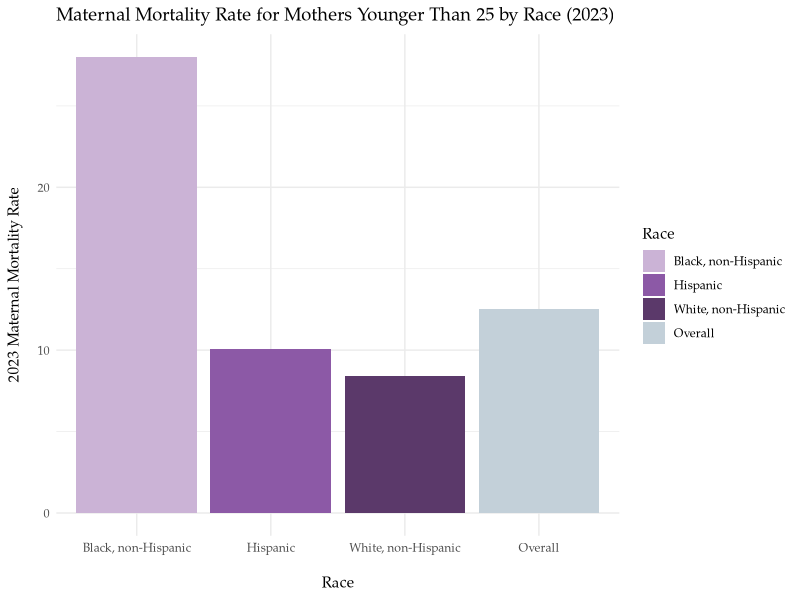
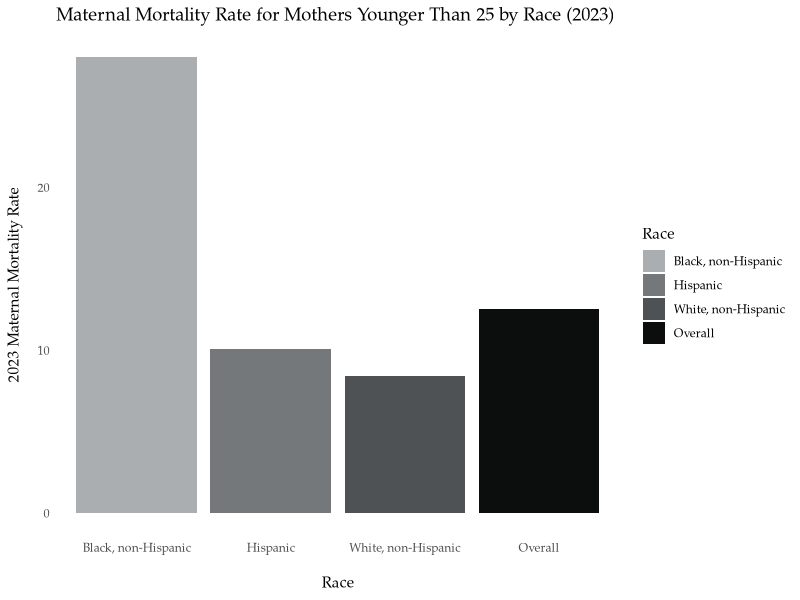

Recreate these plots in R, in order.
## ---- chunk 1
library(tidyverse)
## ---- chunk 2
# source: maternal mortality rate (table 3) on this page: https://www.cdc.gov/nchs/data/hestat/maternal-mortality/2023/maternal-mortality-rates-2023.htm
# insufficient maternal mortality rate data for Asians

mm_data <- data.frame(Race = c("White, non-Hispanic", "Black, non-Hispanic", "Hispanic", "Overall"),
                      mortality = c(8.4, 28, 10.1, 12.5),
                      order = c(3, 1, 2, 4))
cols_mm <- c("Black, non-Hispanic" = "#CBB3D6", "Hispanic" = "#8C59A6", "White, non-Hispanic" = "#5B396A", "Overall" = "#C3D0D9")

cols_mm_bw <- c("Black, non-Hispanic" = "#ABAEB0", "Hispanic" = "#74787A", "White, non-Hispanic" = "#4F5254", "Overall" = "#0C0D0D")
## ---- chunk 3
col_mm <- mm_data %>%
  mutate(Race = fct_relevel(Race, "Black, non-Hispanic", "Hispanic", "White, non-Hispanic", "Overall")) %>%
  ggplot(aes(x = reorder(Race, order), y = mortality, fill = Race)) +
  geom_col() +
  scale_fill_manual(values = cols_mm, name = "Race") +
  theme_minimal() +
  theme(text = element_text(family = "Palatino"),
        axis.title.x = element_text(margin = margin(t = 15)),
        axis.title.y = element_text(margin = margin(r = 10))) +
  labs(title = "Maternal Mortality Rate for Mothers Younger Than 25 by Race (2023)",
       x = "Race",
       y = "2023 Maternal Mortality Rate")

col_mm
## ---- chunk 4

bw_mm <- mm_data %>%
  mutate(Race = fct_relevel(Race, "Black, non-Hispanic", "Hispanic", "White, non-Hispanic", "Overall")) %>%
  ggplot(aes(x = reorder(Race, order), y = mortality, fill = Race)) +
  geom_col() +
  scale_fill_manual(values = cols_mm_bw, name = "Race") +
  theme_minimal() +
  theme(text = element_text(family = "Palatino"),
        axis.title.x = element_text(margin = margin(t = 15)),
        axis.title.y = element_text(margin = margin(r = 10)),
        panel.grid.major = element_blank(),
        panel.grid.minor = element_blank()) +
  labs(title = "Maternal Mortality Rate for Mothers Younger Than 25 by Race (2023)",
       x = "Race",
       y = "2023 Maternal Mortality Rate")

bw_mm
